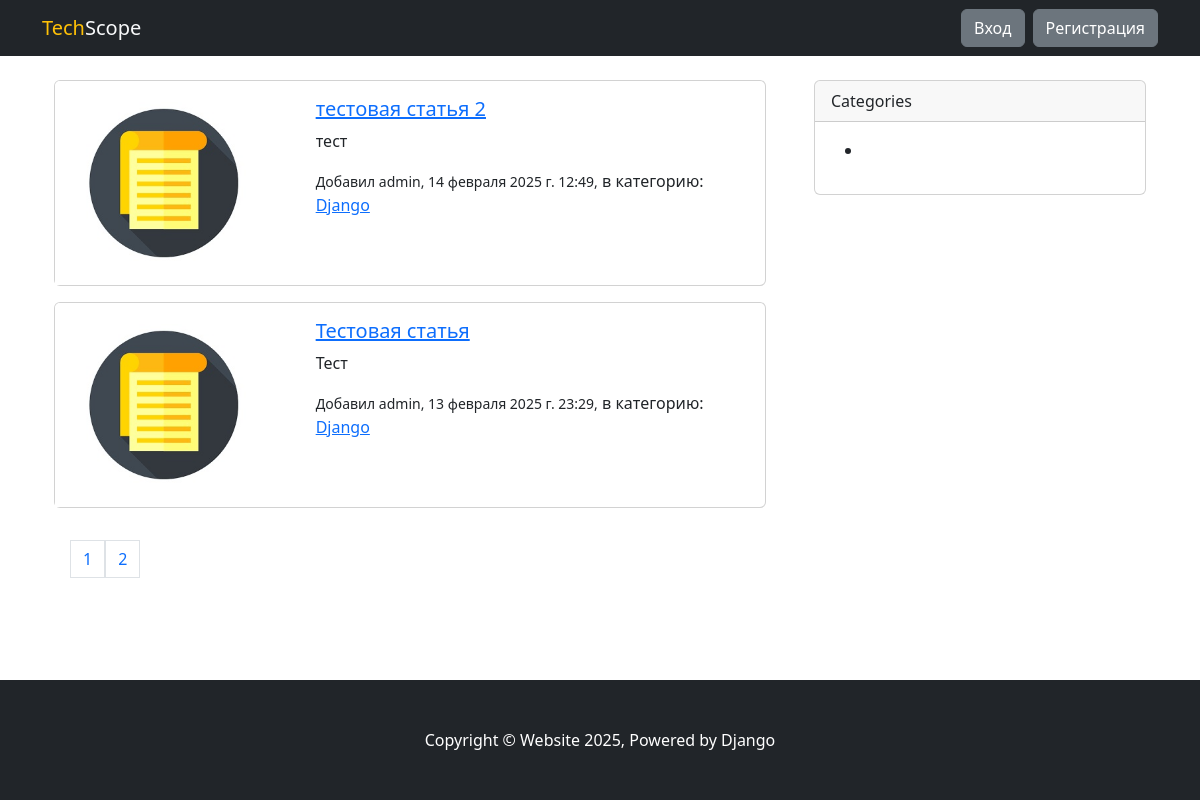
/, run on an earlier commit of the app's database.
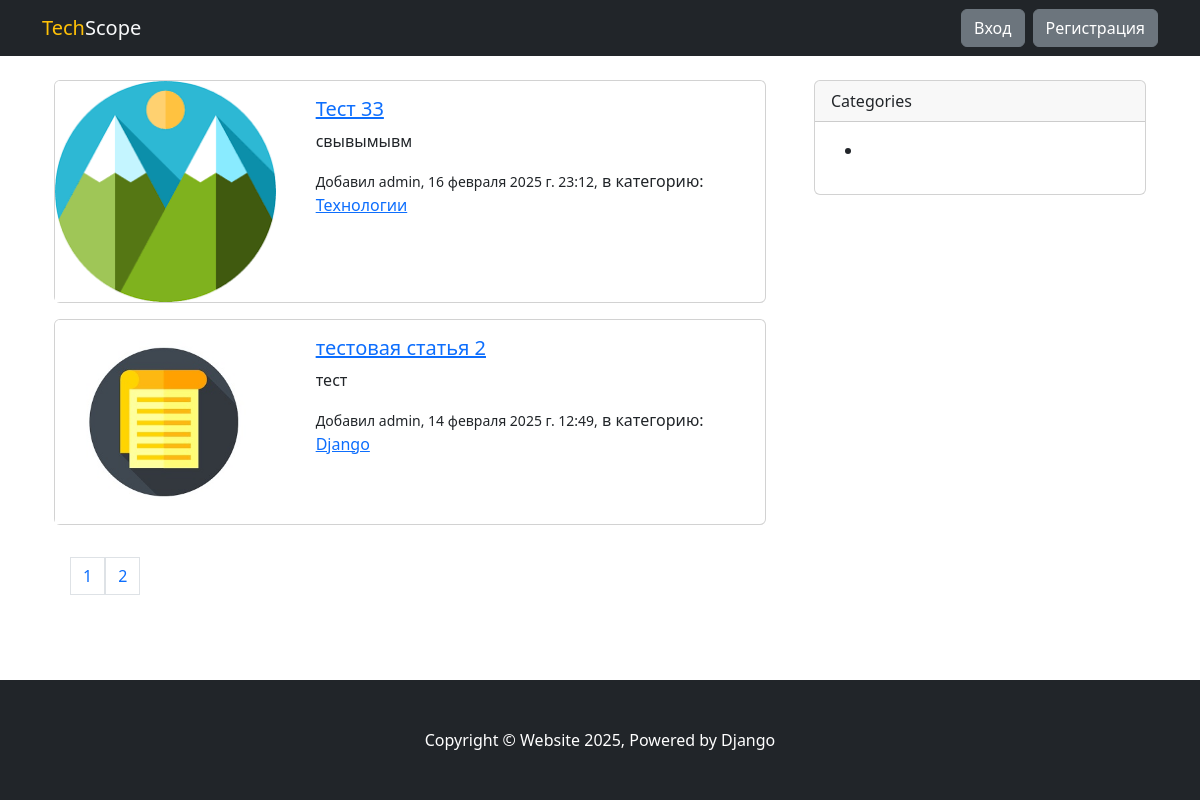
And on a later commit of the database.
### apps/news/models.py (models this page shows, shortened)
class Post(models.Model):
    STATUS_OPTIONS = (
        ('published', 'Опубликовано'),
        ('draft', 'Черновик')
    )
    title = models.CharField(verbose_name='Название записи', max_length=255)
    slug = models.SlugField(verbose_name='URL', max_length=255, blank=True)
    description = models.TextField(verbose_name='Краткое описание', max_length=500)
    text = models.TextField(verbose_name='Полный текст записи')
    category = TreeForeignKey('Category', on_delete=models.PROTECT, related_name='posts', verbose_name='Категория')
    thumbnail = models.ImageField(default='default.jpg',
                                  verbose_name='Изображжение записи',
                                  blank=True,
                                  upload_to='images/thumbnails/',
                                  validators=[FileExtensionValidator(allowed_extensions=('png', 'jpg', 'webp', 'jpeg', 'gif'))]
                                  )
    status = models.CharField(choices=STATUS_OPTIONS, default='published', verbose_name='Статус записи', max_length=10)
    create = models.DateTimeField(auto_now_add=True, verbose_name='Время добавления')
    update = models.DateTimeField(auto_now=True, verbose_name='Время обновления')
    author = models.ForeignKey(to=User, verbose_name='Автор', on_delete=models.SET_DEFAULT, related_name='author_posts', default=1)
    updater = models.ForeignKey(to=User, verbose_name='Обновил', on_delete=models.SET_NULL, null=True,
                                related_name='updater_posts', blank=True)
    fixed = models.BooleanField(verbose_name='Прикреплено', default=False)
    objects = models.Manager()
    custom = PostManager()
    class Meta:
        db_table = 'news_post'
        ordering = ['-fixed', '-create']
        indexes = [models.Index(fields=['-fixed', '-create', 'status'])]
        verbose_name = 'Статья'
        verbose_name_plural = 'Статьи'
    def get_absolute_url(self):
        return reverse('post_detail', kwargs={'slug': self.slug})

class Category(MPTTModel):
    title = models.CharField(max_length=255, verbose_name='Название категории')
    slug = models.SlugField(max_length=255, verbose_name='URL категории', blank=True)
    description = models.TextField(verbose_name='Описание категории', max_length=300)
    parent = TreeForeignKey('self',
                            on_delete=models.CASCADE,
                            null=True,
                            blank=True,
                            related_name='children',
                            db_index=True,
                            verbose_name='Родительская категория'
                            )
    class MPTTMeta:
        order_insertion_by = ('title',)
    class Meta:
        verbose_name = 'Категория'
        verbose_name_plural = 'Категории'
        db_table = 'app_categories'
    def get_absolute_url(self):
        return reverse('post_by_category', kwargs={'slug': self.slug})

### apps/news/views.py (the view)
# urls.py: path('', PostListView.as_view(), name='home'),
class PostListView(ListView):
    model = Post
    template_name = 'news/post_list.html'
    context_object_name = 'posts'
    paginate_by = 2
    queryset = Post.custom.all()
    def get_context_data(self, **kwargs):
        context = super().get_context_data(**kwargs)
        context['title'] = 'Главная страница'
        return context

### templates/news/post_list.html
{% extends 'main.html' %}
{% block content %}
    {% for post in posts %}
        <div class="card mb-3">
            <div class="row">
                <div class="col-4">
                    {% if post.thumbnail %}
                        <img src="{{ post.thumbnail.url }}" class="card-img-top" alt="{{ post.title }}">
                    {% else %}
                        <div class="d-flex align-items-center justify-content-center h-100">
                            <p>Нет изображения</p>
                        </div>
                    {% endif %}
                </div>
                <div class="col-8">
                    <div class="card-body">
                        <h5 class="card-title">
                            <a href="{{ post.get_absolute_url }}">{{ post.title }}</a>
                        </h5>
                        <p class="card-text">{{ post.description }}</p>
                        <small>Добавил {{ post.author.username }}, {{ post.create }},</small>
                        в категорию: <a href="{{ post.category.get_absolute_url }}">{{ post.category.title }}</a>
                    </div>
                </div>
            </div>
        </div>
    {% endfor %}
{% endblock %}

### templates/main.html (shortened to what this page needs)
<!DOCTYPE html>
<html lang="ru">
<head>
    <link href="https://cdn.jsdelivr.net/npm/bootstrap@5.3.2/dist/css/bootstrap.min.css" rel="stylesheet"
>
</head>
<body class="d-flex flex-column min-vh-100">
{% include 'header.html' %}
<div class="container">
    <div class="row">
        <div class="col-lg-8 p-4">
            {% block content %}
            {% endblock %}
            {% include 'pagination.html' %}
        </div>
        <div class="col-4 p-4">
            {% include 'sidebar.html' %}
        </div>
    </div>
</div>
{% include 'footer.html' %}
</body>
</html>

### templates/header.html
<nav class="navbar navbar-expand-lg navbar-dark bg-dark">
    <div class="container">
        <a class="navbar-brand" href="/">
            <span class="text-warning">Tech</span><span class="text-light">Scope</span>
        </a>
        <div class="d-flex ms-auto align-items-center">
        {% if request.user.is_authenticated %}
            <div class="dropdown me-3">
            <button class="btn btn-secondary dropdown-toggle" type="button" data-bs-toggle="dropdown" aria-expanded="false">
                {{ request.user }}
            </button>
            <ul class="dropdown-menu dropdown-menu-dark dropdown-menu-end">
                <li>
                <a class="dropdown-item" href="{% url 'profile_detail' request.user.profile.slug %}">Мой профиль</a>
                </li>
                {% if request.user.is_staff %}
                <li>
                    <a class="dropdown-item" href="{% url 'post_create' %}">Добавить статью</a>
                </li>
                {% endif %}
                <li><hr class="dropdown-divider"></li>
                <li>
                <form action="{% url 'logout' %}" method="POST">
                    {% csrf_token %}
                    <a href="#" class="dropdown-item" onclick="parentNode.submit();">Log Out</a>
                </form>
                </li>
            </ul>
            </div>
        {% else %}
            <a href="{% url 'login' %}" class="btn btn-secondary me-2">Вход</a>
            <a href="{% url 'register' %}" class="btn btn-secondary">Регистрация</a>
        {% endif %}
        </div>
    </div>
</nav>

### templates/pagination.html
{% if is_paginated %}
    <div class="pagination p-3">
    {% for page_number in page_obj.paginator.get_elided_page_range %}
        {% if page_number == page_obj.paginator.ELLIPSIS %}
            {{page_number}}
        {% else %}
            <a href="?page={{ page_number }}" class="page-link">
                {{page_number}}
            </a>
        {% endif %}
    {% endfor %}
    </div>
{%endif%}

### templates/sidebar.html (shortened to what this page needs)
{% load mptt_tags %}
<div class="card mb-4">
    <div class="card-header">Categories</div>
    <div class="card-body ">
        {% full_tree_for_model news.Category as categories %}
        <ul>
            {% recursetree categories %}
                <li>
                </li>
            {% endrecursetree %}
        </ul>
    </div>
</div>

### templates/footer.html
<footer class="py-5 bg-dark mt-2 mt-auto">
    <div class="container"><p class="m-0 text-center text-white">Copyright &copy; Website 2025, Powered by
        Django</p></div>
</footer>

What changed in the data, as far as the page shows it:
no longer on this page (row unchanged): Post: thumbnail (placeholder picture), title "Тестовая статья", description "Тест", author.username "admin", create "13 февраля 2025 г. 23:29", category "Django"
added Post: thumbnail (picture), title "Тест 33", description "свывымывм", author.username "admin", create "16 февраля 2025 г. 23:12", category "Технологии"
